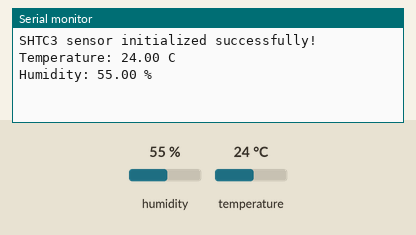
The sketch below on a simulated ESP8266 (NodeMCU). On the bench: the last lines printed to the serial monitor. The inputs (shaded band) are chosen by the test bench; at power-on: humidity 55 %, temperature 24 °C. WiFi joins after 1.5 s; servers stay silent unless stated.

Above: at 3.0 s.
3.1 s: humidity set to 22 %
At 4.4 s:
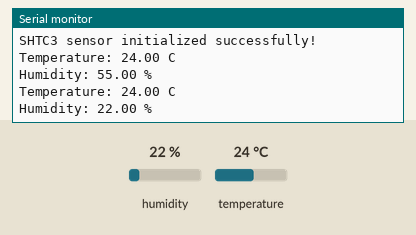
4.6 s: temperature set to 12 °C
At 5.7 s:
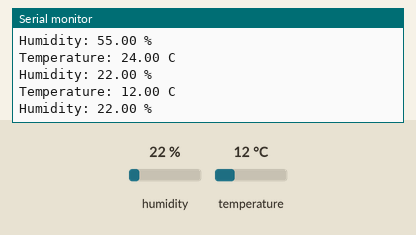
6.1 s: humidity set to 40 %
At 7.5 s:
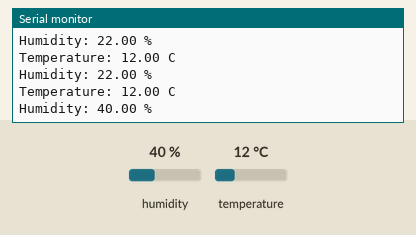
Timing chart, 0 to 9.1 s (numbered marks = the images above; inputs shaded):
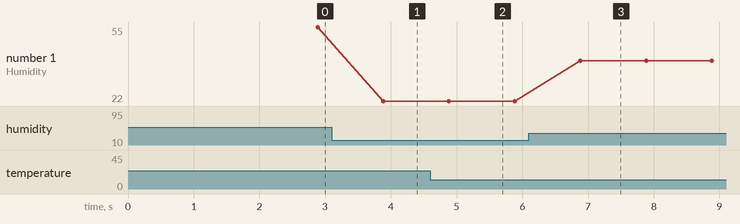

The sketch:

code.ino
```cpp
#define BLYNK_TEMPLATE_ID "TMPL4Bd2n-76z"
#define BLYNK_TEMPLATE_NAME "Temp Hum"
#define BLYNK_AUTH_TOKEN "9wY92NwQlnK2TFQ9akL5u8gZTNpaZZtJ"
#define BLYNK_PRINT Serial
#include <ESP8266WiFi.h>
#include <BlynkSimpleEsp8266.h>
#include <Wire.h>
#include <Adafruit_SHTC3.h>


// Replace with your Blynk auth token, WiFi credentials
char auth[] = BLYNK_AUTH_TOKEN;
char ssid[] = "FoxHome";
char pass[] = "ceco0804$";

Adafruit_SHTC3 shtc3;

BlynkTimer timer;

void sendSensorData() {
  sensors_event_t humidity, temp;

  // Read temperature and humidity from the sensor
  shtc3.getEvent(&humidity, &temp);

  if (!isnan(temp.temperature) && !isnan(humidity.relative_humidity)) {
    // Send data to Blynk
    Blynk.virtualWrite(V1, temp.temperature);
    Blynk.virtualWrite(V2, humidity.relative_humidity);

    // Print data to Serial Monitor
    Serial.print("Temperature: "); Serial.print(temp.temperature); Serial.println(" C");
    Serial.print("Humidity: "); Serial.print(humidity.relative_humidity); Serial.println(" %");
  } else {
    Serial.println("Failed to read from SHTC3 sensor!");
  }
}

void setup() {
  Serial.begin(9600);
  Blynk.begin(auth, ssid, pass);

  // Initialize the SHTC3 sensor
  if (!shtc3.begin()) {
    Serial.println("Couldn't find SHTC3 sensor. Check wiring!");
    while (1);
  }
  Serial.println("SHTC3 sensor initialized successfully!");

  // Set a timer to send sensor data every second
  timer.setInterval(1000L, sendSensorData);
}

void loop() {
  Blynk.run();
  timer.run();
}
```

Measured:
- after the input at 3.1 s, the serial monitor: prints a new line after 0.78 s (image 1)
- after the input at 4.6 s, the serial monitor: prints a new line after 0.28 s (image 2)
- after the input at 6.1 s, the serial monitor: prints a new line after 0.78 s (image 3)
- plotted number 1: 55 → 22 after the input at 3.1 s, 22 → 40 after the input at 6.1 s
